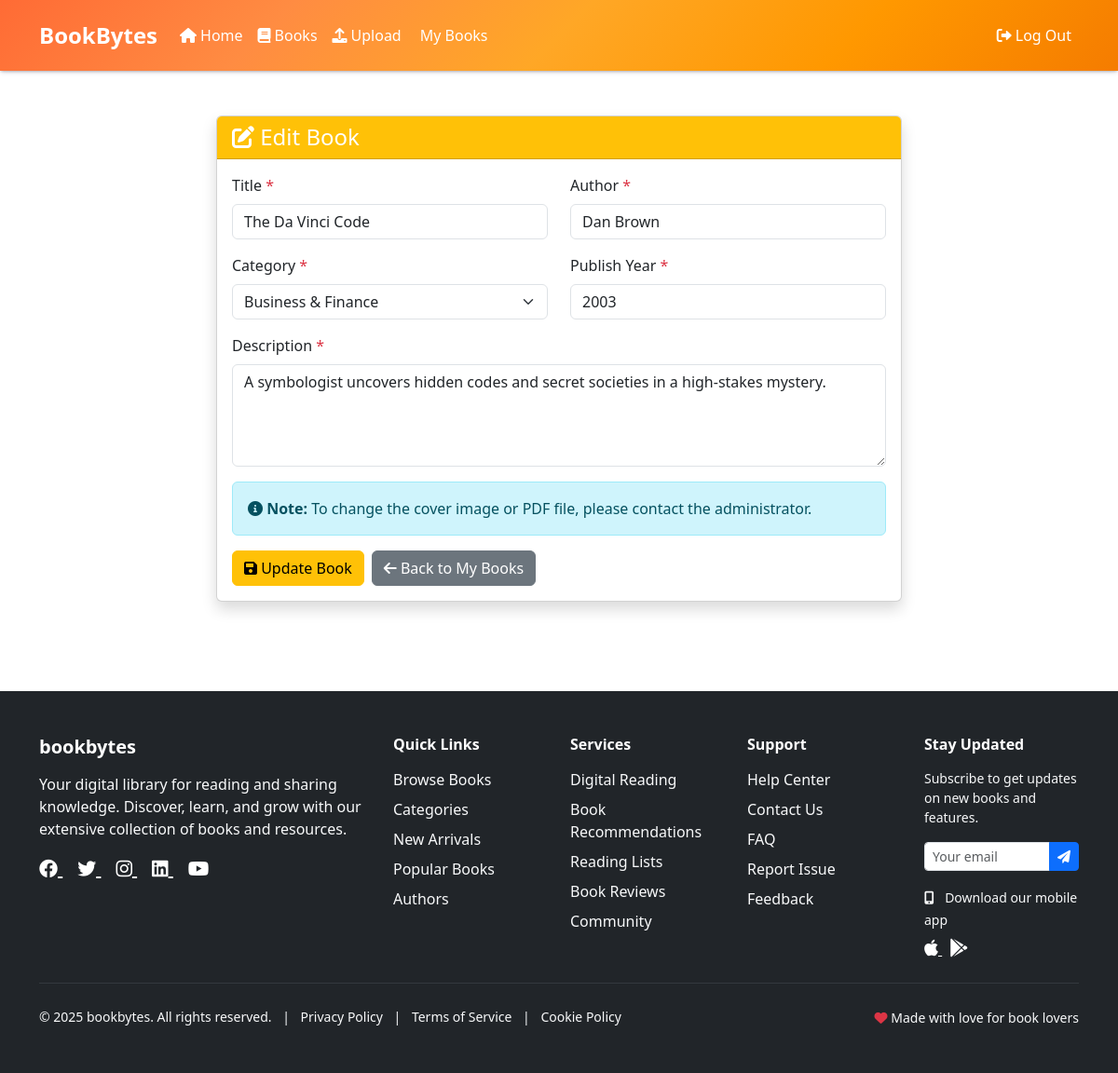
The page /edit-book.php?id=2 (signed in) on the database its author committed.
### tables this page shows
CREATE TABLE `books` (
  `id` int(11) NOT NULL,
  `title` varchar(200) NOT NULL,
  `author` varchar(100) DEFAULT NULL,
  `category_id` int(11) DEFAULT NULL,
  `publish_year` int(11) DEFAULT NULL,
  `description` text DEFAULT NULL,
  `cover_image` varchar(500) DEFAULT NULL,
  `pdf_file` varchar(500) DEFAULT NULL,
  `user_id` int(11) DEFAULT NULL,
  `status` enum('pending','approved','rejected') DEFAULT 'pending',
  `created_at` timestamp NOT NULL DEFAULT current_timestamp()
);

CREATE TABLE `categories` (
  `id` int(11) NOT NULL,
  `name` varchar(50) NOT NULL,
  `created_at` timestamp NOT NULL DEFAULT current_timestamp()
);

CREATE TABLE `settings` (
  `id` int(11) NOT NULL,
  `site_name` varchar(100) DEFAULT 'MYBOOK',
  `site_logo` varchar(255) DEFAULT NULL,
  `updated_at` timestamp NOT NULL DEFAULT current_timestamp() ON UPDATE current_timestamp()
);

### edit-book.php (the view, shortened to what this page needs)
<?php
include 'config/database.php';
$book_id = $_GET['id'] ?? 0;
$book_query = "SELECT * FROM books WHERE id = ? AND user_id = ?";
$stmt = mysqli_prepare($conn, $book_query);
mysqli_stmt_bind_param($stmt, "ii", $book_id, $_SESSION['user_id']);
mysqli_stmt_execute($stmt);
$result = mysqli_stmt_get_result($stmt);
$book = mysqli_fetch_assoc($result);
$categories_query = "SELECT * FROM categories ORDER BY name";
$categories_result = mysqli_query($conn, $categories_query);
include 'includes/header.php';
?>
<div class="container py-5">
    <div class="row justify-content-center">
        <div class="col-md-8">
            <div class="card shadow">
                <div class="card-header bg-warning text-white">
                    <h4 class="mb-0"><i class="fas fa-edit"></i> Edit Book</h4>
                </div>
                <div class="card-body">
                    <form method="POST">
                        <div class="row">
                            <div class="col-md-6 mb-3">
                                <label for="title" class="form-label">Title <span class="text-danger">*</span></label>
                                <input type="text" class="form-control" id="title" name="title"
                                       value="<?php echo htmlspecialchars($book['title']); ?>" required>
                            </div>
                            <div class="col-md-6 mb-3">
                                <label for="author" class="form-label">Author <span class="text-danger">*</span></label>
                                <input type="text" class="form-control" id="author" name="author"
                                       value="<?php echo htmlspecialchars($book['author']); ?>" required>
                            </div>
                        </div>
                        <div class="row">
                            <div class="col-md-6 mb-3">
                                <label for="category_id" class="form-label">Category <span class="text-danger">*</span></label>
                                <select class="form-select" id="category_id" name="category_id" required>
                                    <?php while ($category = mysqli_fetch_assoc($categories_result)): ?>
                                        <option value="<?php echo $category['id']; ?>"
                                                <?php echo $category['id'] == $book['category_id'] ? 'selected' : ''; ?>>
                                            <?php echo htmlspecialchars($category['name']); ?>
                                        </option>
                                    <?php endwhile; ?>
                                </select>
                            </div>
                            <div class="col-md-6 mb-3">
                                <label for="publish_year" class="form-label">Publish Year <span class="text-danger">*</span></label>
                                <input type="number" class="form-control" id="publish_year" name="publish_year"
                                       min="1000" max="<?php echo date('Y'); ?>"
                                       value="<?php echo $book['publish_year']; ?>" required>
                            </div>
                        </div>
                        <div class="mb-3">
                            <label for="description" class="form-label">Description <span class="text-danger">*</span></label>
                            <textarea class="form-control" id="description" name="description" rows="4" required><?php echo htmlspecialchars($book['description']); ?></textarea>
                        </div>
                        <div class="alert alert-info">
                            <i class="fas fa-info-circle"></i>
                            <strong>Note:</strong> To change the cover image or PDF file, please contact the administrator.
                        </div>
                        <div class="d-flex gap-2">
                            <button type="submit" class="btn btn-warning">
                                <i class="fas fa-save"></i> Update Book
                            </button>
                            <a href="mybooks.php" class="btn btn-secondary">
                                <i class="fas fa-arrow-left"></i> Back to My Books
                            </a>
                        </div>
                    </form>
                </div>
            </div>
        </div>
    </div>
</div>
<?php include 'includes/footer.php'; ?>

### includes/footer.php (shortened to what this page needs)
<footer class="bg-dark text-white py-5 mt-5">
    <div class="container">
        <div class="row g-4">
            <div class="col-lg-4 col-md-6">
                <h5 class="fw-bold mb-3"><?php echo $site_name; ?></h5>
                <p class="text-light mb-3">Your digital library for reading and sharing knowledge. Discover, learn, and grow with our extensive collection of books and resources.</p>
                <div class="social-links">
                    <a href="#" class="text-white me-3 fs-5" title="Facebook">
                        <i class="fab fa-facebook"></i>
                    </a>
                    <a href="#" class="text-white me-3 fs-5" title="Twitter">
                        <i class="fab fa-twitter"></i>
                    </a>
                    <a href="#" class="text-white me-3 fs-5" title="Instagram">
                        <i class="fab fa-instagram"></i>
                    </a>
                    <a href="#" class="text-white me-3 fs-5" title="LinkedIn">
                        <i class="fab fa-linkedin"></i>
                    </a>
                    <a href="#" class="text-white fs-5" title="YouTube">
                        <i class="fab fa-youtube"></i>
                    </a>
                </div>
            </div>
            <div class="col-lg-2 col-md-6">
                <h6 class="fw-bold mb-3">Quick Links</h6>
                <ul class="list-unstyled">
                    <li class="mb-2"><a href="#" class="text-light text-decoration-none">Browse Books</a></li>
                    <li class="mb-2"><a href="#" class="text-light text-decoration-none">Categories</a></li>
                    <li class="mb-2"><a href="#" class="text-light text-decoration-none">New Arrivals</a></li>
                    <li class="mb-2"><a href="#" class="text-light text-decoration-none">Popular Books</a></li>
                    <li class="mb-2"><a href="#" class="text-light text-decoration-none">Authors</a></li>
                </ul>
            </div>
            <div class="col-lg-2 col-md-6">
                <h6 class="fw-bold mb-3">Services</h6>
                <ul class="list-unstyled">
                    <li class="mb-2"><a href="#" class="text-light text-decoration-none">Digital Reading</a></li>
                    <li class="mb-2"><a href="#" class="text-light text-decoration-none">Book Recommendations</a></li>
                    <li class="mb-2"><a href="#" class="text-light text-decoration-none">Reading Lists</a></li>
                    <li class="mb-2"><a href="#" class="text-light text-decoration-none">Book Reviews</a></li>
                    <li class="mb-2"><a href="#" class="text-light text-decoration-none">Community</a></li>
                </ul>
            </div>
            <div class="col-lg-2 col-md-6">
                <h6 class="fw-bold mb-3">Support</h6>
                <ul class="list-unstyled">
                    <li class="mb-2"><a href="#" class="text-light text-decoration-none">Help Center</a></li>
                    <li class="mb-2"><a href="#" class="text-light text-decoration-none">Contact Us</a></li>
                    <li class="mb-2"><a href="#" class="text-light text-decoration-none">FAQ</a></li>
                    <li class="mb-2"><a href="#" class="text-light text-decoration-none">Report Issue</a></li>
                    <li class="mb-2"><a href="#" class="text-light text-decoration-none">Feedback</a></li>
                </ul>
            </div>
            <div class="col-lg-2 col-md-12">
                <h6 class="fw-bold mb-3">Stay Updated</h6>
                <p class="text-light small mb-3">Subscribe to get updates on new books and features.</p>
                <form class="newsletter-form">
                    <div class="input-group mb-2">
                        <input type="email" class="form-control form-control-sm" placeholder="Your email" required>
                        <button class="btn btn-primary btn-sm" type="submit">
                            <i class="fas fa-paper-plane"></i>
                        </button>
                    </div>
                </form>
                <div class="mt-3">
                    <small class="text-light">
                        <i class="fas fa-mobile-alt me-2"></i>
                        Download our mobile app
                    </small>
                    <div class="mt-2">
                        <a href="#" class="text-white me-2" title="Download on App Store">
                            <i class="fab fa-apple fs-5"></i>
                        </a>
                        <a href="#" class="text-white" title="Get it on Google Play">
                            <i class="fab fa-google-play fs-5"></i>
                        </a>
                    </div>
                </div>
            </div>
        </div>
        <hr class="my-4 border-secondary">
        <div class="row align-items-center">
            <div class="col-md-8">
                <p class="mb-0 small text-light">
                    &copy; 2025 <?php echo $site_name; ?>. All rights reserved.
                    <span class="mx-2">|</span>
                    <a href="#" class="text-light text-decoration-none">Privacy Policy</a>
                    <span class="mx-2">|</span>
                    <a href="#" class="text-light text-decoration-none">Terms of Service</a>
                    <span class="mx-2">|</span>
                    <a href="#" class="text-light text-decoration-none">Cookie Policy</a>
                </p>
            </div>
            <div class="col-md-4 text-md-end mt-2 mt-md-0">
                <small class="text-light">
                    <i class="fas fa-heart text-danger"></i>
                    Made with love for book lovers
                </small>
            </div>
        </div>
    </div>
</footer>
</body>
</html>

### includes/header.php (style rules this page uses)
body { padding-top: 76px; }

### includes/footer.php (style rules this page uses)
.newsletter-form .btn { border-top-left-radius: 0; border-bottom-left-radius: 0; }

### rows shown on the page
books: title "The Da Vinci Code", author "Dan Brown", category_id "Business & Finance", publish_year "2003", description "A symbologist uncovers hidden codes and secret societies in a high-stakes mystery."
settings: site_name "bookbytes"
